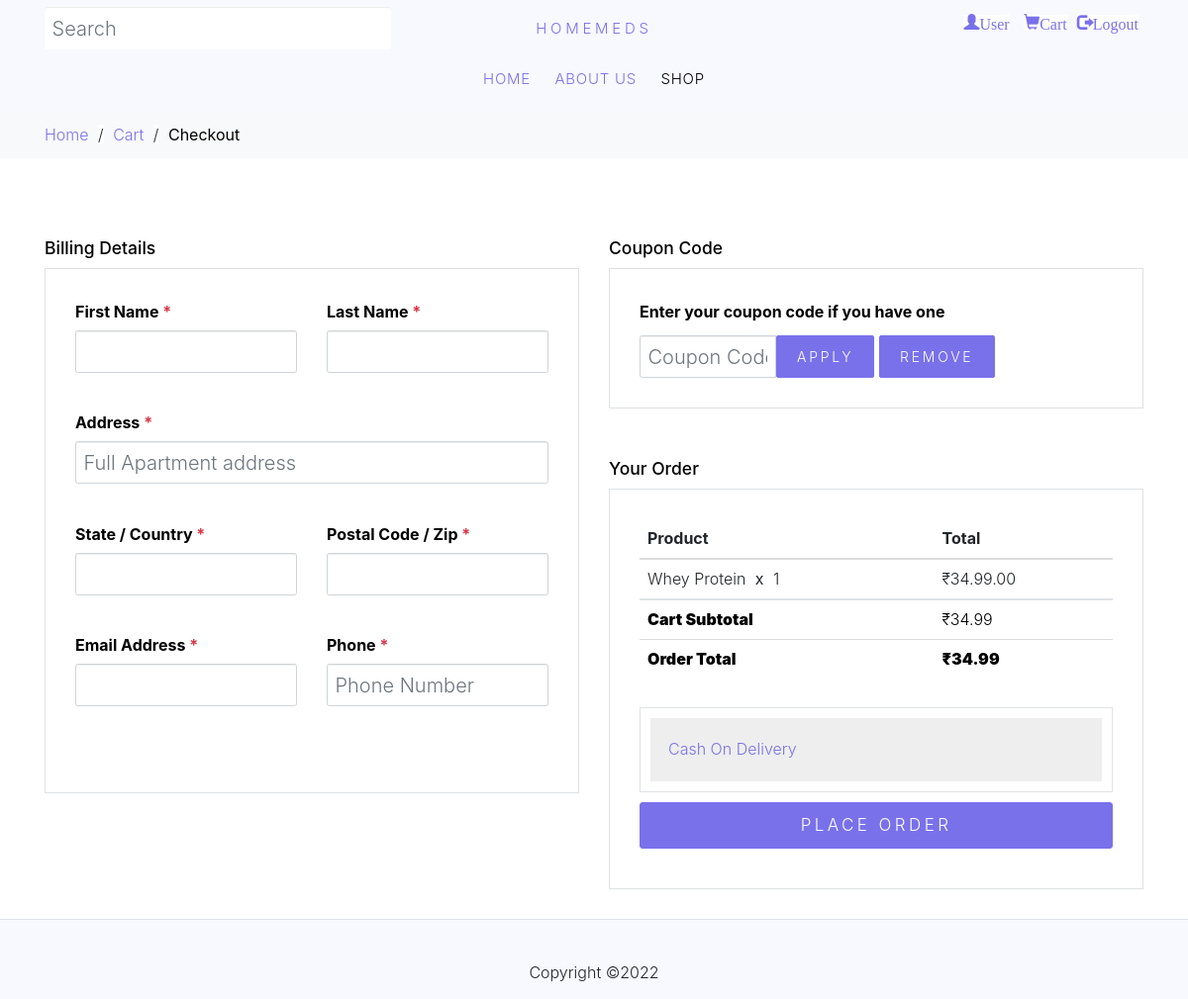
Page /checkout.php (signed in) on the committed database.
### tables this page shows
CREATE TABLE `cart` (
  `id` int(11) NOT NULL,
  `product_id` int(11) NOT NULL,
  `user_email` varchar(50) NOT NULL,
  `quantity` int(11) NOT NULL,
  `checkedout` tinyint(1) NOT NULL DEFAULT 0
);

CREATE TABLE `product` (
  `product_id` int(11) NOT NULL,
  `product_name` varchar(100) NOT NULL,
  `product_cost` float NOT NULL,
  `product_description` varchar(512) NOT NULL,
  `product_image` varchar(10000) NOT NULL,
  `product_count` int(10) NOT NULL,
  `product_characteristic` varchar(8096) NOT NULL,
  `product_category` int(11) NOT NULL,
  `product_status` enum('0','1') NOT NULL
);

### src/checkout.php (the view, shortened to what this page needs)
<?Php
$search_query = '';
?>
<!DOCTYPE html>
<html lang="en">
  <head>
  <link rel="stylesheet" href="https://maxcdn.bootstrapcdn.com/bootstrap/3.4.0/css/bootstrap.min.css">
    <link rel="stylesheet" href="css/bootstrap.min.css">
	<link rel="stylesheet" href="css/index.css">
  </head>
  <body>
  <div class="site-wrap">
    <header class="site-navbar" style="background-color:ghostwhite">
      <div class="site-navbar-top">
        <div class="container">
          <div class="row align-items-center">
            <div class="col-6 col-md-4 order-2 order-md-1">
              <form action="shop.php" class="site-block-top-search">
                <input type="text" name="query" class="form-control border-0" placeholder="Search" value="<?php echo $search_query;?>">
              </form>
            </div>
            <div class="col-12 mb-3 mb-md-0 col-md-4 order-1 order-md-2 text-center">
              <div class="site-logo" style="border:none">
                <a href="index.php" class="js-logo-clone">HomeMeds</a>
              </div>
            </div>
            <div class="text-right col-6 col-md-4 order-3 order-md-3">
              <div class="site-top-icons">
                <ul>
                  <li><a href="signup.php"><span class="icon glyphicon glyphicon-user">User</span></a></li>
                  <li><a href="cart.php" class="site-cart"><span class="icon glyphicon glyphicon-shopping-cart">Cart</span>
                  <li><a href="logout.php"><span class="glyphicon glyphicon-log-out">Logout</span></a></li>
                    </a>
                  </li>
                </ul>
              </div>
            </div>
          </div>
        </div>
      </div>
      <nav class="site-navigation text-md-center" role="navigation">
        <div class="container">
          <ul class="site-menu">
            <li><a href="index.php">Home</a></li>
            <li><a href="about.php">About us</a></li>
            <li class="active"><a href="shop.php">Shop</a></li>
          </ul>
        </div>
      </nav>
    </header>
    <div class="bg-light py-3">
      <div class="container">
        <div class="row">
          <div class="col-md-12 mb-0"><a href="index.php">Home</a> <span class="mx-2 mb-0">/</span> <a href="cart.php">Cart</a> <span class="mx-2 mb-0">/</span> <strong class="text-black">Checkout</strong></div>
        </div>
      </div>
    </div>
    <div class="site-section">
      <div class="container">
        <div class="row">
          <div class="col-md-6 mb-5 mb-md-0">
            <h2 class="h3 mb-3 text-black">Billing Details</h2>
            <div class="p-3 p-lg-5 border">
			<?php
				if(isset($_SESSION["email_login"])){
					$email_login = $_SESSION["email_login"];
			?>
	          <form id="order_details" action="payscript.php">
              <div class="form-group row">
                <div class="col-md-6">
                  <label for="c_fname" class="text-black">First Name <span class="text-danger">*</span></label>
                  <input type="text" class="form-control" id="c_fname" name="c_fname">
				  <span id="fnamespan"></span><br />
                </div>
                <div class="col-md-6">
                  <label for="c_lname" class="text-black">Last Name <span class="text-danger">*</span></label>
                  <input type="text" class="form-control" id="c_lname" name="c_lname">
				  <span id="lnamespan"></span><br />
                </div>
              </div>
              <div class="form-group row">
                <div class="col-md-12">
                  <label for="c_address" class="text-black">Address <span class="text-danger">*</span></label>
                  <input type="text" class="form-control" id="c_address" name="c_address" placeholder="Full Apartment address">
				  <span id="addressspan"></span><br />
                </div>
              </div>
              <div class="form-group row">
                <div class="col-md-6">
                  <label for="c_state_country" class="text-black">State / Country <span class="text-danger">*</span></label>
                  <input type="text" class="form-control" id="c_state_country" name="c_state_country">
				  <span id="state_countryspan"></span><br />
                </div>
                <div class="col-md-6">
                  <label for="c_postal_zip" class="text-black">Postal Code / Zip <span class="text-danger">*</span></label>
                  <input type="text" class="form-control" id="c_postal_zip" name="c_postal_zip">
				  <span id="postal_zipspan"></span><br />
                </div>
              </div>
              <div class="form-group row mb-5">
                <div class="col-md-6">
                  <label for="c_email_address" class="text-black">Email Address <span class="text-danger">*</span></label>
                  <input type="text" class="form-control" id="c_email_address" name="c_email_address">
				  <span id="email_span"></span><br />
                </div>
                <div class="col-md-6">
                  <label for="c_phone" class="text-black">Phone <span class="text-danger">*</span></label>
                  <input type="text" class="form-control" id="c_phone" name="c_phone" placeholder="Phone Number">
				  <span id="phone_span"></span><br />
                </div>
              </div>
			  </form>
            </div>
          </div>
          <div class="col-md-6">
            <div class="row mb-5">
              <div class="col-md-12">
                <h2 class="h3 mb-3 text-black">Coupon Code</h2>
                <div class="p-3 p-lg-5 border">
				<form id="coupon">
                  <label for="c_code" class="text-black mb-3">Enter your coupon code if you have one</label>
                  <div class="input-group w-75">
                    <input type="text" class="form-control" name = "c_code" id="c_code" placeholder="Coupon Code">
                    <button class="btn btn-primary btn-sm" id = "apply_button" type="button" onclick="validate_coupon()">Apply</button> &nbsp;
					<button class="btn btn-primary btn-sm" id = "remove_button" type="button" onclick="remove_coupon()">Remove</button>
                  </div>
				 </form>
                </div>
              </div>
            </div>
            <div class="row mb-5">
              <div class="col-md-12">
                <h2 class="h3 mb-3 text-black">Your Order</h2>
                <div class="p-3 p-lg-5 border">
                  <table class="table site-block-order-table mb-5">
                    <thead>
                      <th>Product</th>
                      <th>Total</th>
                    </thead>
                    <tbody>
					<?php
						$servername = 'localhost';
						$username = 'root';
						$password = '';
						$con = mysqli_connect($servername, $username, $password, "pharmacy_db");
						$sql=mysqli_query($con, "SELECT * FROM cart inner join product on product.product_id = cart.product_id where user_email = '$email_login'");
						$total_cost = 0;
						if(mysqli_num_rows($sql)){
								while($product_array=mysqli_fetch_array($sql)){
					?>
                      <tr>
                        <td><?php echo $product_array['product_name']; ?> <strong class="mx-2">x</strong> <?php echo $product_array['quantity']; ?></td>
						<?php
							$total_cost += $product_array['product_cost'] * $product_array['quantity'];
						?>
						<td>₹<?php echo $product_array['product_cost'] * $product_array['quantity']; ?>.00</td>
                      </tr>
				<?php
						}
				}
				?>
					  </tbody>
                      <tr>
                        <td class="text-black font-weight-bold"><strong>Cart Subtotal</strong></td>
                        <td class="text-black">₹<?php echo $total_cost; ?></td>
                      </tr>
                      <tr>
                        <td class="text-black font-weight-bold"><strong>Order Total</strong></td>
						<?php
							if(isset($_SESSION["coupon_cost"])){
						?>
                        <td id="discount" class="text-black font-weight-bold"><strong>₹<?php echo $total_cost - $_SESSION["coupon_cost"] ?></strong></td>
						<?php
							}
							else{
						?>
						<td id="discount" class="text-black font-weight-bold"><strong>₹<?php echo $total_cost ?></strong></td>
						<?php
							}
						?>
                      </tr>
                  </table>
				  <div class="border p-3 mb-3">
					<button class="accordion"><a href="thankyou.php">Cash On Delivery</a></button>
                  </div>
                  <div class="form-group" action="payscript.php">
                    <button onclick="place_order()" class="btn btn-primary btn-lg py-3 btn-block">Place Order</button>
                  </div>
                </div>
              </div>
            </div>
          </div>
        </div>
      </div>
    </div>
<?php
}
?>
	<footer class="site-footer border-top" style="background-color:ghostwhite">
          <div class="col-md-12 text-center">
            <p>
            Copyright &copy;<script>document.write(new Date().getFullYear());</script>
            </p>
          </div>
    </footer>
  </div>
  </body>
</html>

### src/css/index.css (style rules this page uses)
* { margin: 0; padding: 0; box-sizing: border-box; }
.accordion { background-color: #eee; color: #444; cursor: pointer; padding: 18px; width: 100%; text-align: left; border: none; outline: none; transition: 0.4s; }
.form-control { display: block; width: 100%; height: 4.3rem !important; padding: 0.375rem 0.75rem; font-size: 2rem !important; line-height: 1.5; color: #495057; background-color: #fff; background-clip: padding-box; }
span { background-color: #ffffff; }
body { line-height: 1.7; font-weight: 300; font-size: 16px; }
a { -webkit-transition: .3s all ease; -o-transition: .3s all ease; transition: .3s all ease; }
.text-black { color: #000; }
.btn { text-transform: uppercase; position: relative; -webkit-transition: 0.2s all ease-in-out !important; -o-transition: 0.2s all ease-in-out !important; transition: 0.2s all ease-in-out !important; top: 0; letter-spacing: .05em; }
.btn.btn-sm { font-size: 14px !important; padding: 10px 20px !important; }
.btn.btn-primary { font-size: 17px; font-weight: 300; letter-spacing: .2em; }
footer { padding-top:4rem; padding-bottom:4rem }
.features-icons, .site-section { padding-top:6rem }
@media (min-width: 768px) { .site-logo { text-transform: uppercase; letter-spacing: .25em; font-size: 15px; padding-left: 5px; padding-right: 5px; border: 2px solid #ffffff; } }
@media (min-width: 768px) { .site-navigation .site-menu > li { display: inline-block; padding: 10px 5px; padding: 10px 10px; text-transform: uppercase; letter-spacing: .05em; color: #000; font-size: 15px; text-decoration: none !important; } }
@media (min-width: 768px) { .site-navigation .site-menu .active > a { color: black; } }
@media (min-width: 768px) { .site-top-icons ul li { display: inline-block; padding: 10px 5px; } }

### rows in the picture
cart: product.product_name "Whey Protein", quantity "1", $product_array['product_cost']*$product_array['quantity'] "34.99"

### other values in the picture
$total_cost "34.99"
